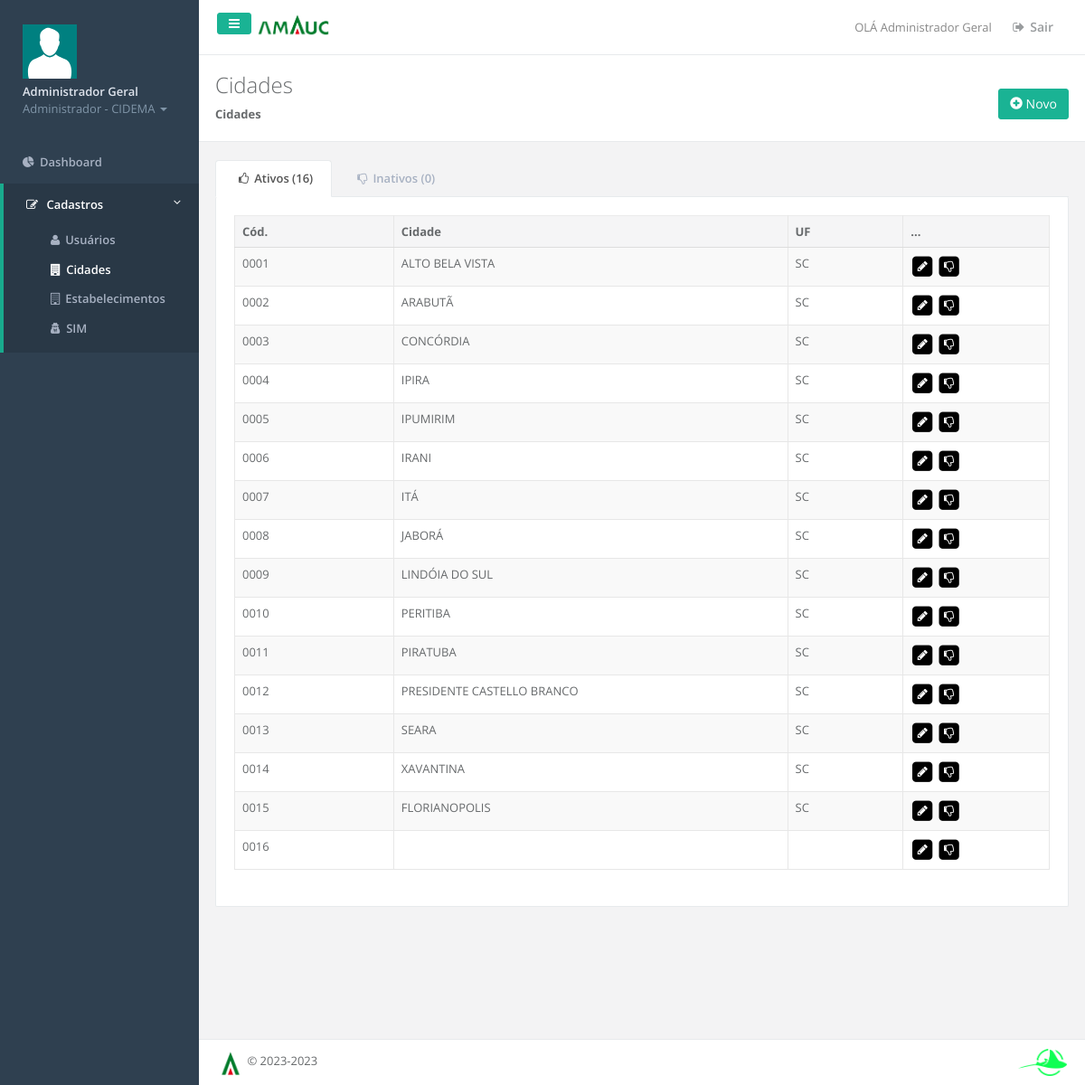
Page /?module=cadastro&acao=lista_cidade (signed in) on the committed database.
### tables this page shows
CREATE TABLE `usuario_permissao` (
  `upe_cod` int(11) NOT NULL,
  `upe_descricao` text NOT NULL,
  `upe_situacao` int(11) NOT NULL
);

CREATE TABLE `cidade` (
  `cid_cod` int(11) NOT NULL,
  `cid_nome` varchar(100) NOT NULL,
  `est_uf` varchar(2) NOT NULL,
  `cid_situacao` int(11) NOT NULL DEFAULT 1
);

### application/cadastro/index.php (called while the page is built, shortened)
<?php
	class IndexCommand implements Command {
		public function execute() {
			require_once 'application/template/default.php';
		}
	}
?>

### index.php (called while the page is built, shortened)
<?php
	try {
	    $factory = new Command_Factory();
	    $factory->createCommand()->execute();
	} catch (Exception_Pagenotfound $ep) {
	    echo '<h1>ERRO 404 - Página não encontrada</h1>';
	} catch (Exception $e) {
	    echo '<h1>ERRO 500 - Erro na execução</h1>';
	}
?>

### application/incs/validateUser.inc.php (called while the page is built)
<?php
		require_once 'library/DataManipulation.php';
		$data  = new DataManipulation();
		$userConfig['id'] = $_SESSION['sim_userId'];
		$sql = "SELECT *
				FROM usuario
				WHERE usu_cod = '".$userConfig['id']."'";
		$paramsUsers = $data->find('dynamic',$sql);
?>

### library/DataManipulation.php (called while the page is built, shortened)
<?php
require_once 'DataSet.php';
class DataManipulation{
	function find($type=false,$params=false,$order=false){
		$dataset = new DataSet();
		switch($type){
			case 'dynamic':
				$sql = $params;
			break;
		}
		return $dataset->listRecord($sql);
	}
}
?>

### library/DataSet.php (called while the page is built, shortened)
<?php
	require_once 'MySql.php';
    class DataSet{
		function listRecord($sql){
			$database = new MySql();
			$result = $database->executeQuery($sql);
			for($i = 0;$i < $database->countFields($result);$i++){
				$campo = $database->fieldName($result,$i);
				$array[$campo->name] = $campo->name;
			}
			for($i = 0;$i < $database->countLines($result);$i++){
				foreach($array as $lista){
					$retorno[$i][$lista] = $database->result($result, $i,$lista);
				}
			}
			return $retorno;
		}
    }
?>

### library/MySql.php (called while the page is built, shortened)
<?php
class MySql
{
    function connOpen()
    {
        $server   = 'localhost';
		$user     = 'root';
		$passw	  = '';
		$database = 'simweb';
		$this->conn = mysqli_connect($server, $user, $passw, $database);
        mysqli_set_charset($this->conn, "utf8");
    }
    function executeQuery($sql,$param=false)
    {
        $this->result = mysqli_query($this->conn, $sql);
            return $this->result;
    }
    function countLines($array)
    {
        return @mysqli_num_rows($array);
    }
    function result($result, $i, $field){
        if (mysqli_data_seek($result, $i)) {
            $row = mysqli_fetch_assoc($result);
            return $row[$field];
        }
    }
    function countFields($array){
        return @mysqli_num_fields($array);
    }
    function fieldName($array,$num){
        return mysqli_fetch_field($array);
    }
}
?>

### application/incs/header.inc.php (called while the page is built, shortened)
<?php require_once 'validateUser.inc.php'; ?>

### application/cadastro/view/cidade/lista.inc.php (the view, shortened to what this page needs)
<?php
    $sql = "SELECT * FROM cidade WHERE cid_situacao = 1";
    $ati = $data->find('dynamic', $sql);
    $sql = "SELECT * FROM cidade WHERE cid_situacao = 0";
    $ina = $data->find('dynamic', $sql);
?>
<div class="row wrapper border-bottom white-bg page-heading">
    <div class="col-lg-6 col-xs-6">
        <h2>Cidades</h2>
        <ol class="breadcrumb">
            <li class="active">
                <strong>Cidades</strong>
            </li>
        </ol>
    </div>
    <div class="col-lg-6 col-xs-6" style="text-align:right;">
        <br /><br />
        <a href="?module=cadastro&acao=novo_cidade" class="btn btn-primary" style="height: 34px;">
            <span class="glyphicon glyphicon-plus-sign"></span> <span class="hidden-xs hidden-sm">Novo</span>
        </a>
    </div>
</div>
<div class="wrapper wrapper-content animated fadeInRight">
    <div class="row">
        <div class="col-lg-12">
            <div class="tabs-container">
                <ul class="nav nav-tabs">
                    <li class="active"><a data-toggle="tab" href="#tab-1"><i class="fa fa-thumbs-o-up"></i>Ativos (<?php echo count($ati); ?>)</a></li>
                    <li class=""><a data-toggle="tab" href="#tab-2"><i class="fa fa-thumbs-o-down"></i>Inativos (<?php echo count($ina); ?>)</a></li>
                </ul>
                <div class="tab-content">
                    <div id="tab-1" class="tab-pane active">
                        <div class="panel-body">
                            <div class="table-responsive" style="overflow-x: initial;">
                                <br class="hidden-md hidden-lg" />
                                <table class="table table-striped table-bordered table-hover dataTables-example">
                                    <thead>
                                        <tr>
                                            <th style="width:10px;">Cód.</th>
                                            <th style="width:80px;">Cidade</th>
                                            <th style="width:10px;">UF</th>
                                            <th style="width:10px;">...</th>
                                        </tr>
                                    </thead>
                                    <tbody>
                                        <?php
                                        for ($i = 0; $i < count($ati); $i++) {
                                            echo '
                                                <tr>
                                                    <td>' . str_pad($ati[$i]['cid_cod'], 4, '0', STR_PAD_LEFT) . '</td>
                                                    <td>' . $ati[$i]['cid_nome'] . '</td>
                                                    <td>' . $ati[$i]['est_uf'] . '</td>
                                                    <td>
                                                        <a href="#" onclick="nextPage(\'?module=cadastro&acao=edita_cidade\', ' . $ati[$i]['cid_cod'] . ')">
                                                            <span class="fa-stack">
                                                                <i class="fa fa-square fa-stack-2x"></i>
                                                                <i class="fa fa-pencil fa-stack-1x fa-inverse"></i>
                                                            </span>
                                                        </a>
                                                        <a href="#" onClick=\'inativar("' . $ati[$i]['cid_cod'] . '", "' . $ati[$i]['cid_nome'] . '");\' title="Inativar Cliente" style="text-decoration:none;">
                                                            <span class="fa-stack">
                                                                <i class="fa fa-square fa-stack-2x"></i>
                                                                <i class="fa fa-thumbs-o-down fa-stack-1x fa-inverse"></i>
                                                            </span>
                                                        </a>
                                                    </td>
                                                </tr>
                                            ';
                                        }
                                        ?>
                                    </tbody>
                                </table>
                            </div>
                        </div>
                    </div>
                </div>
            </div>
        </div>
    </div>
    <br />

### application/incs/menu.inc.php (shortened to what this page needs)
<?php
    $sql = "SELECT upe_descricao FROM usuario_permissao WHERE upe_cod = ".$_SESSION['sim_userPermissao'];
    $permissao = $data->find('dynamic', $sql);
?>
<nav class="navbar-default navbar-static-side" role="navigation">
    <div class="sidebar-collapse">
        <ul class="nav" id="side-menu">
            <li class="nav-header" style="padding: 27px 25px;">
                <div class="dropdown profile-element">
                    <a title="Visualizar usuário" href="#" onClick="nextPage('?module=cadastro&acao=edita_usuario', <?php echo $_SESSION['sim_userId'];?>);" style="text-decoration:none;">
                	<span>
                        <div class="avatar" style="width:60px; height:60px;">
                            <br />
                        </div>
                    </span>
                    </a>
                    <a data-toggle="dropdown" class="dropdown-toggle" href="#">
                        <span class="clear">
                        	<span class="block m-t-xs"> <strong class="font-bold"><?php echo $_SESSION['sim_userName']; ?></strong></span>
                        	<span class="text-muted text-xs block"><?php echo $permissao[0]['upe_descricao']; ?> <b class="caret"></b></span>
                        </span>
                    </a>
                </div>
            </li>
            <?php
            	if($_GET['module']=='dashboard'){
            		echo '<li class="active">';
                    unset($item_sel);
                    $acao = explode('_',$_GET['acao']);
            	}else{
            		echo '<li>';
            	}
                echo '
                <a href="?module=dashboard&acao=lista"><i class="fa fa-pie-chart"></i><span class="nav-label">Dashboard</span></a>';
            ?>
            </li>
            <?php
            	if($_GET['module']=='cadastro'){
            		echo '<li class="active">';
                    unset($item_sel);
                    $acao = explode('_',$_GET['acao']);
                    switch ($acao[1]) {
                        case 'cidade':
                            $item_sel[1] = 'class="active"';
                        break;
                    }
            	}else{
            		echo '<li>';
            	}
            	switch($_SESSION['sim_userPermissao']) {
            		case '1':
            			echo '
                        <a href="#"><i class="fa fa-edit"></i> <span class="nav-label">Cadastros</span> <span class="fa arrow"></span></a>
                        <ul class="nav nav-second-level">
                            <li '.$item_sel[0].' ><a href="?module=cadastro&acao=lista_usuario"><i class="fa fa-user" aria-hidden="true"></i>Usuários</a></li>
    	                    <li '.$item_sel[1].' ><a href="?module=cadastro&acao=lista_cidade"><i class="fa fa-building" aria-hidden="true"></i>Cidades</a></li>
                            <li '.$item_sel[2].' ><a href="?module=cadastro&acao=lista_estabelecimento"><i class="fa fa-building-o" aria-hidden="true"></i>Estabelecimentos</a></li>
                            <li '.$item_sel[3].' ><a href="?module=cadastro&acao=lista_sim"><i class="fa fa-user-secret" aria-hidden="true"></i>SIM</a></li>
                        </ul>';
                    break;
            	}
            ?>
            </li>
        </ul>
    </div>
</nav>

### rows in the picture
usuario_permissao: upe_descricao "Administrador - CIDEMA"
cidade: cid_cod "0001", cid_nome "ALTO BELA VISTA", est_uf "SC"
cidade: cid_cod "0002", cid_nome "ARABUTÃ", est_uf "SC"
cidade: cid_cod "0003", cid_nome "CONCÓRDIA", est_uf "SC"
cidade: cid_cod "0004", cid_nome "IPIRA", est_uf "SC"
cidade: cid_cod "0005", cid_nome "IPUMIRIM", est_uf "SC"
cidade: cid_cod "0006", cid_nome "IRANI", est_uf "SC"
cidade: cid_cod "0007", cid_nome "ITÁ", est_uf "SC"
cidade: cid_cod "0008", cid_nome "JABORÁ", est_uf "SC"
cidade: cid_cod "0009", cid_nome "LINDÓIA DO SUL", est_uf "SC"
cidade: cid_cod "0010", cid_nome "PERITIBA", est_uf "SC"
cidade: cid_cod "0011", cid_nome "PIRATUBA", est_uf "SC"
cidade: cid_cod "0012", cid_nome "PRESIDENTE CASTELLO BRANCO", est_uf "SC"
cidade: cid_cod "0013", cid_nome "SEARA", est_uf "SC"
cidade: cid_cod "0014", cid_nome "XAVANTINA", est_uf "SC"
cidade: cid_cod "0015", cid_nome "FLORIANOPOLIS", est_uf "SC"
cidade: cid_cod "0016"

### other values in the picture
$_SESSION['sim_userName'] "Administrador Geral"
count($ati) "16"
count($ina) "0"
